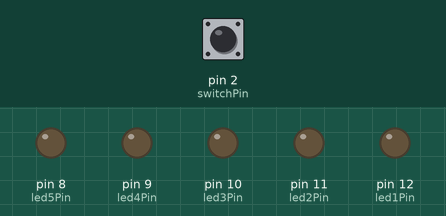
Simulated run of this sketch. Board: Arduino Uno, built with avr-gcc and run on an emulated ATmega328P. Shown: output pins drawn as LEDs (lit = HIGH). Dashed ring = blinking. Inputs (shaded band) come from the test bench; at power-on: pin 2 (switchPin) LOW.

Above: at 1.2 s.
1.3 s: pin 2 (switchPin) pulled HIGH for 0.15 s
At 2.1 s:
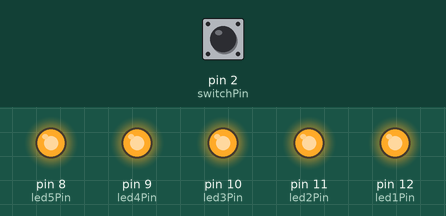
2.9 s: pin 2 (switchPin) pulled HIGH for 1 s
At 4.17 s:
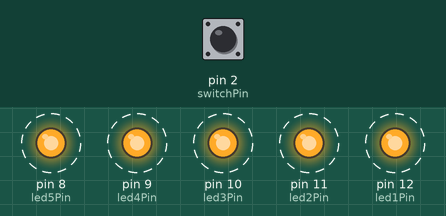
6.0 s: pin 2 (switchPin) pulled HIGH for 0.15 s
9.0 s: pin 2 (switchPin) pulled HIGH for 3.2 s
At 13.8 s:
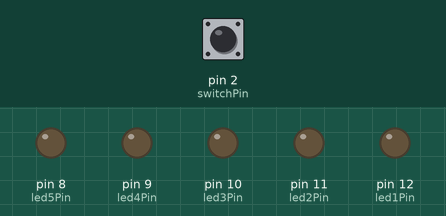
Timing chart, 0 to 14.7 s (numbered marks = the images above; inputs shaded):
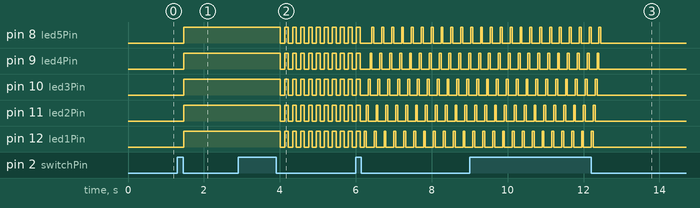

The sketch:

blink_test.ino
```cpp
/*
 *  Bike light, final version
 */

int switchPin = 2;              // switch is connected to pin 2
int led1Pin = 12;
int led2Pin = 11;
int led3Pin = 10;
int led4Pin = 9;
int led5Pin = 8;

int val;                        // variable for reading the pin status
int val2;                       // variable for reading the delayed status
int buttonState;                // variable to hold the button state

int lightMode = 0;              // What mode is the light in?

void setup() {
  pinMode(switchPin, INPUT);    // Set the switch pin as input

  pinMode(led1Pin, OUTPUT);
  pinMode(led2Pin, OUTPUT);
  pinMode(led3Pin, OUTPUT);
  pinMode(led4Pin, OUTPUT);
  pinMode(led5Pin, OUTPUT);

  Serial.begin(9600);           // Set up serial communication at 9600bps
  buttonState = digitalRead(switchPin);   // read the initial state
}

void loop(){
  val = digitalRead(switchPin);      // read input value and store it in val
  delay(10);                         // 10 milliseconds is a good amount of time
  val2 = digitalRead(switchPin);     // read the input again to check for bounces
  if (val == val2) {                 // make sure we got 2 consistant readings!
    if (val != buttonState) {          // the button state has changed!
      if (val == LOW) {                // check if the button is pressed
        if (lightMode == 0) {          // if its off
          lightMode = 1;               // turn lights on!
        } else {
          if (lightMode == 1) {        // if its all-on
            lightMode = 2;             // make it blink!
          } else {
            if (lightMode == 2) {      // if its blinking
              lightMode = 3;           // make it wave!
            } else {
        if (lightMode == 3) { //  if its waving,
                lightMode = 0;           // turn light off!
              }
      }
          }
        }
      }
    }
    buttonState = val;                 // save the new state in our variable
  }

  // Now do whatever the lightMode indicates
  if (lightMode == 0) { // all-off
    digitalWrite(led1Pin, LOW);
    digitalWrite(led2Pin, LOW);
    digitalWrite(led3Pin, LOW);
    digitalWrite(led4Pin, LOW);
    digitalWrite(led5Pin, LOW);
  }

  if (lightMode == 1) { // all-on
    digitalWrite(led1Pin, HIGH);
    digitalWrite(led2Pin, HIGH);
    digitalWrite(led3Pin, HIGH);
    digitalWrite(led4Pin, HIGH);
    digitalWrite(led5Pin, HIGH);
  }

  if (lightMode == 2) { // blinking
    digitalWrite(led1Pin, HIGH);
    digitalWrite(led2Pin, HIGH);
    digitalWrite(led3Pin, HIGH);
    digitalWrite(led4Pin, HIGH);
    digitalWrite(led5Pin, HIGH);
    delay(100);
    digitalWrite(led1Pin, LOW);
    digitalWrite(led2Pin, LOW);
    digitalWrite(led3Pin, LOW);
    digitalWrite(led4Pin, LOW);
    digitalWrite(led5Pin, LOW);
    delay(100);
  }
  if (lightMode == 3)  { // "wave"
    digitalWrite(led5Pin, LOW);
    digitalWrite(led1Pin, HIGH);
    delay(50);
    digitalWrite(led1Pin, LOW);
    digitalWrite(led2Pin, HIGH);
    delay(50);
    digitalWrite(led2Pin, LOW);
    digitalWrite(led3Pin, HIGH);
    delay(50);
    digitalWrite(led3Pin, LOW);
    digitalWrite(led4Pin, HIGH);
    delay(50);
    digitalWrite(led4Pin, LOW);
    digitalWrite(led5Pin, HIGH);
    delay(50);
    digitalWrite(led5Pin, LOW);
  }
}
```

Measured:
- after the input at 1.3 s, pin 8 (led5Pin), pin 9 (led4Pin), pin 10 (led3Pin), pin 11 (led2Pin), pin 12 (led1Pin): LOW → HIGH after 0.17 s
- after the input at 2.9 s, pin 8 (led5Pin), pin 9 (led4Pin), pin 10 (led3Pin), pin 11 (led2Pin), pin 12 (led1Pin): alternates HIGH for 0.10 s and LOW for 0.11 s, starting after 1.1 s
- after the input at 9.0 s, pin 8 (led5Pin): goes on until 12.5 s, then stays LOW; pin 9 (led4Pin), pin 10 (led3Pin): goes on until 12.4 s, then stays LOW; pin 11 (led2Pin), pin 12 (led1Pin): goes on until 12.3 s, then stays LOW
